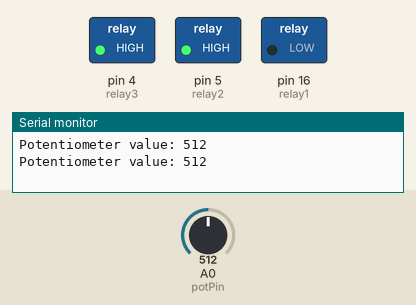
This sketch was run on a simulated Arduino Uno, built with avr-gcc and run on an emulated ATmega328P. Parts: switched loads named in the sketch (green lamp = pin HIGH), the last lines printed to the serial monitor. Dashed ring = blinking. The inputs (shaded band) are chosen by the test bench; at power-on: A0 (potPin) = 512. Pins used as bus, display or sensor lines are not drawn.

Above: at 3.2 s.
3.3 s: A0 (potPin) set to 445
6.8 s: A0 (potPin) set to 415
At 7.8 s:
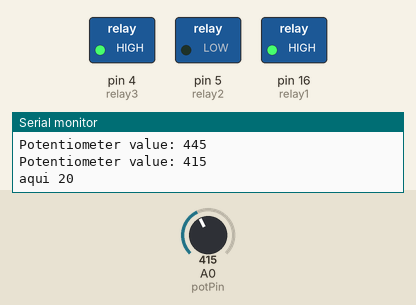
10.5 s: A0 (potPin) set to 327
14.0 s: A0 (potPin) set to 296
At 14.9 s:
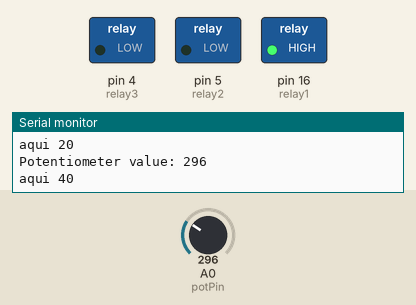
17.5 s: A0 (potPin) set to 323
At 18.4 s:
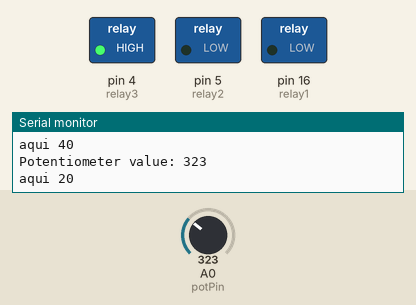
21.5 s: A0 (potPin) set to 306
At 22.4 s:
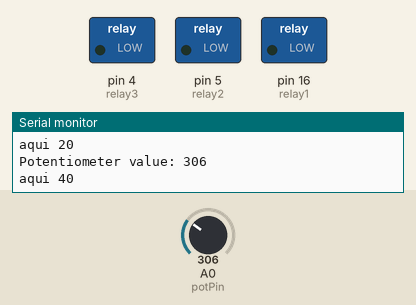
Timing chart, 0 to 26.5 s (numbered marks = the images above; inputs shaded):
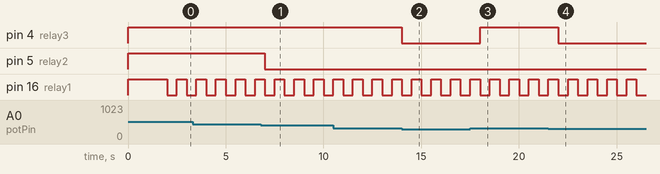

The sketch:

main.ino
```cpp
// Pins connected to the relays
int relay1 = 16;
int relay2 = 5;
int relay3 = 4;
int relay4 = 0;
const int potPin = A0; // Define the analog input pin for the potentiometer
int potValue = 0; // Variable to store the potentiometer value

void setup()
{
    // Set the relay pins as output
    pinMode(relay1, OUTPUT);
    pinMode(relay2, OUTPUT);
    pinMode(relay3, OUTPUT);
    pinMode(relay4, OUTPUT);

    // LEDs off
    digitalWrite(relay1, HIGH);
    digitalWrite(relay2, HIGH);
    digitalWrite(relay3, HIGH);
    digitalWrite(relay4, HIGH);

    //Initialize serial monitor with 9600 baud
    Serial.begin(9600);
    pinMode(potPin, INPUT); // Set the potentiometer pin as an input
    delay(2000);
}

void corner_20_deg()
{
  digitalWrite(relay2, LOW);
  digitalWrite(relay3, HIGH);
  digitalWrite(relay4, HIGH);
}

void corner_40_deg()
{
  digitalWrite(relay2, LOW);
  digitalWrite(relay3, LOW);
  digitalWrite(relay4, HIGH);
}

void corner_60_deg()
{
  digitalWrite(relay2, LOW);
  digitalWrite(relay3, LOW);
  digitalWrite(relay4, LOW);
}


void loop()
{
  potValue = analogRead(potPin); // Read the value from the potentiometer
  Serial.print("Potentiometer value: "); // Print the value to the serial monitor
  Serial.println(potValue);

  digitalWrite(relay1, LOW);

  if ( (potValue <= 199) || (potValue >= 825) ) {
    Serial.println("aqui 60");
    corner_60_deg();
  }

  if ( (potValue <= 313 && potValue > 199) || (potValue >= 711 && potValue < 825) ) {
    Serial.println("aqui 40");
    corner_40_deg();
  }

  if ( (potValue <= 426 && potValue > 313) || (potValue >= 597 && potValue < 711)) {
    Serial.println("aqui 20");
    corner_20_deg();
  }


  delay(500);

  digitalWrite(relay1, HIGH);

  if ( (potValue <= 199) || (potValue >= 825) ) {
    corner_60_deg();
  }
  else if ( (potValue <= 313 && potValue > 199) || (potValue >= 711 && potValue < 825) ) {
    corner_40_deg();
  }
  else if ( (potValue <= 426 && potValue > 313) || (potValue >= 597 && potValue < 711)) {
    corner_20_deg();
  } else {
    digitalWrite(relay2, HIGH);
    digitalWrite(relay3, HIGH);
    digitalWrite(relay4, HIGH);
  }


  delay(500);
}
```

Measured:
- the behaviour switches between 427 and 426 on A0 (potPin) (found by bisection; images 0 and 1)
- the behaviour switches between 314 and 313 on A0 (potPin) (found by bisection; images 1 and 2)
- after the input at 6.8 s, pin 5 (relay2): HIGH → LOW after 0.20 s
- after the input at 14.0 s, pin 4 (relay3): HIGH → LOW at once
- after the input at 17.5 s, pin 4 (relay3): LOW → HIGH after 0.51 s
- after the input at 21.5 s, pin 4 (relay3): HIGH → LOW after 0.51 s
- by itself, pin 16 (relay1): alternates HIGH for 0.50 s and LOW for 0.50 s
